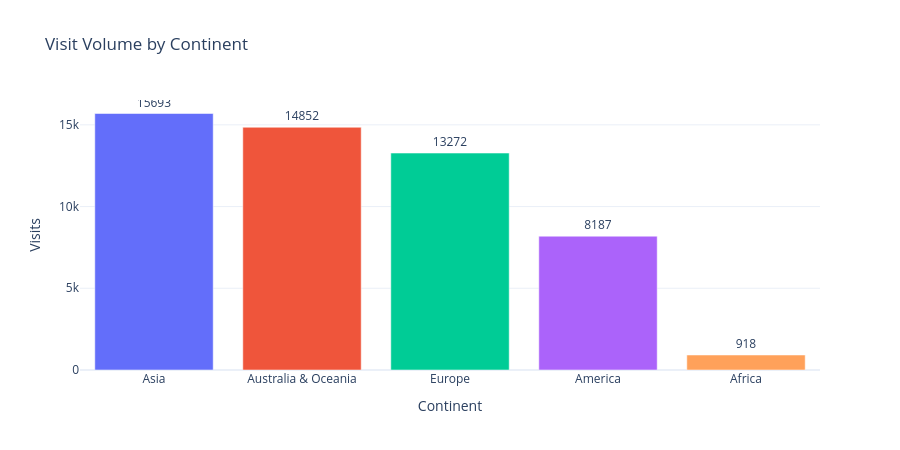

Notebook cell for this chart:
### Markdown cell above
### 🌍 6.1 Where do our travelers come from?

### Code cell
continent_counts = master["Continent"].value_counts().reset_index()
continent_counts.columns = ["Continent", "Visits"]

fig = px.bar(
    continent_counts, x="Continent", y="Visits", color="Continent",
    text="Visits", title="Visit Volume by Continent"
)
fig.update_traces(textposition="outside")
fig.update_layout(showlegend=False, height=450)
fig.show()

### Figure 1 — Plotly figure (JSON) as saved in the notebook; plotly's stock layout.template omitted (floating-point values rounded to 4 significant figures)
{"data": [{"hovertemplate": "Continent=%{x}<br>Visits=%{text}<extra></extra>", "legendgroup": "Asia", "marker": {"color": "#636efa", "pattern": {"shape": ""}}, "name": "Asia", "orientation": "v", "showlegend": true, "text": [15690.0], "textposition": "outside", "type": "bar", "x": ["Asia"], "xaxis": "x", "y": [15693], "yaxis": "y"}, {"hovertemplate": "Continent=%{x}<br>Visits=%{text}<extra></extra>", "legendgroup": "Australia & Oceania", "marker": {"color": "#EF553B", "pattern": {"shape": ""}}, "name": "Australia & Oceania", "orientation": "v", "showlegend": true, "text": [14850.0], "textposition": "outside", "type": "bar", "x": ["Australia & Oceania"], "xaxis": "x", "y": [14852], "yaxis": "y"}, {"hovertemplate": "Continent=%{x}<br>Visits=%{text}<extra></extra>", "legendgroup": "Europe", "marker": {"color": "#00cc96", "pattern": {"shape": ""}}, "name": "Europe", "orientation": "v", "showlegend": true, "text": [13270.0], "textposition": "outside", "type": "bar", "x": ["Europe"], "xaxis": "x", "y": [13272], "yaxis": "y"}, {"hovertemplate": "Continent=%{x}<br>Visits=%{text}<extra></extra>", "legendgroup": "America", "marker": {"color": "#ab63fa", "pattern": {"shape": ""}}, "name": "America", "orientation": "v", "showlegend": true, "text": [8187.0], "textposition": "outside", "type": "bar", "x": ["America"], "xaxis": "x", "y": [8187], "yaxis": "y"}, {"hovertemplate": "Continent=%{x}<br>Visits=%{text}<extra></extra>", "legendgroup": "Africa", "marker": {"color": "#FFA15A", "pattern": {"shape": ""}}, "name": "Africa", "orientation": "v", "showlegend": true, "text": [918.0], "textposition": "outside", "type": "bar", "x": ["Africa"], "xaxis": "x", "y": [918], "yaxis": "y"}], "layout": {"barmode": "relative", "height": 450, "legend": {"title": {"text": "Continent"}, "tracegroupgap": 0}, "showlegend": false, "title": {"text": "Visit Volume by Continent"}, "xaxis": {"anchor": "y", "categoryarray": ["Asia", "Australia & Oceania", "Europe", "America", "Africa"], "categoryorder": "array", "domain": [0, 1], "title": {"text": "Continent"}}, "yaxis": {"anchor": "x", "domain": [0, 1], "title": {"text": "Visits"}}}}
